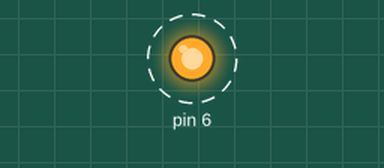
This sketch was run on a simulated Arduino Uno, built with avr-gcc and run on an emulated ATmega328P. On the bench: output pins drawn as LEDs (lit = HIGH). Dashed ring = blinking.

Above: at 0.5 s.
Timing chart, 0 to 4.6 s (numbered marks = the images above):
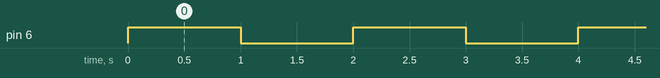

The sketch:

PORTregister.ino
```cpp
void setup() {
  // put your setup code here, to run once:
DDRD = B01000000;
}

void loop() {
  // put your main code here, to run repeatedly:
PORTD |= B01000000;
delay(1000);
PORTD &= !B01000000;
delay(1000);
}
```

Measured:
- by itself, pin 6: alternates HIGH for 1.0 s and LOW for 1.0 s
